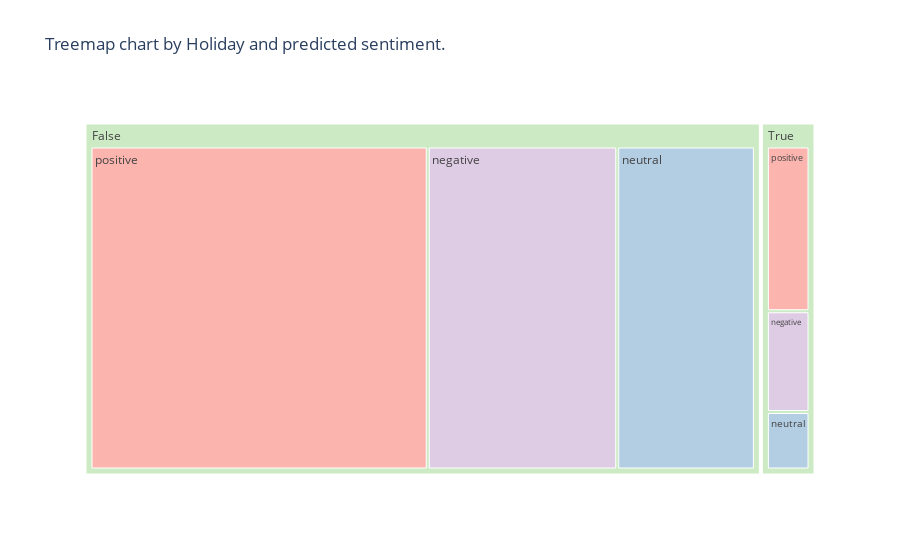

The code cell stored with this chart in its notebook:
### Code cell
fig = px.treemap(df, title='Treemap chart by Holiday and predicted sentiment.',
                 path=['is_holiday', 'Predicted_Sentiment'], color="Predicted_Sentiment", color_discrete_sequence=color_sequence)
fig.show()

### Figure 1 — Plotly figure (JSON) as saved in the notebook; plotly's stock layout.template omitted (floating-point values rounded to 4 significant figures)
{"data": [{"branchvalues": "total", "customdata": [["negative"], ["negative"], ["neutral"], ["neutral"], ["positive"], ["positive"], ["(?)"], ["(?)"]], "domain": {"x": [0, 1], "y": [0, 1]}, "hovertemplate": "labels=%{label}<br>count=%{value}<br>parent=%{parent}<br>id=%{id}<br>Predicted_Sentiment=%{customdata[0]}<extra></extra>", "ids": ["False/negative", "True/negative", "False/neutral", "True/neutral", "False/positive", "True/positive", "False", "True"], "labels": ["negative", "negative", "neutral", "neutral", "positive", "positive", "False", "True"], "marker": {"colors": ["rgb(222,203,228)", "rgb(222,203,228)", "rgb(179,205,227)", "rgb(179,205,227)", "rgb(251,180,174)", "rgb(251,180,174)", "rgb(204,235,197)", "rgb(204,235,197)"]}, "name": "", "parents": ["False", "True", "False", "True", "False", "True", "", ""], "type": "treemap", "values": [2639, 233, 1917, 133, 4697, 381, 9253, 747]}], "layout": {"legend": {"tracegroupgap": 0}, "title": {"text": "Treemap chart by Holiday and predicted sentiment."}, "treemapcolorway": ["rgb(222,203,228)", "rgb(179,205,227)", "rgb(251,180,174)", "rgb(204,235,197)", "rgb(254,217,166)", "rgb(255,255,204)", "rgb(229,216,189)", "rgb(253,218,236)", "rgb(242,242,242)"]}}
